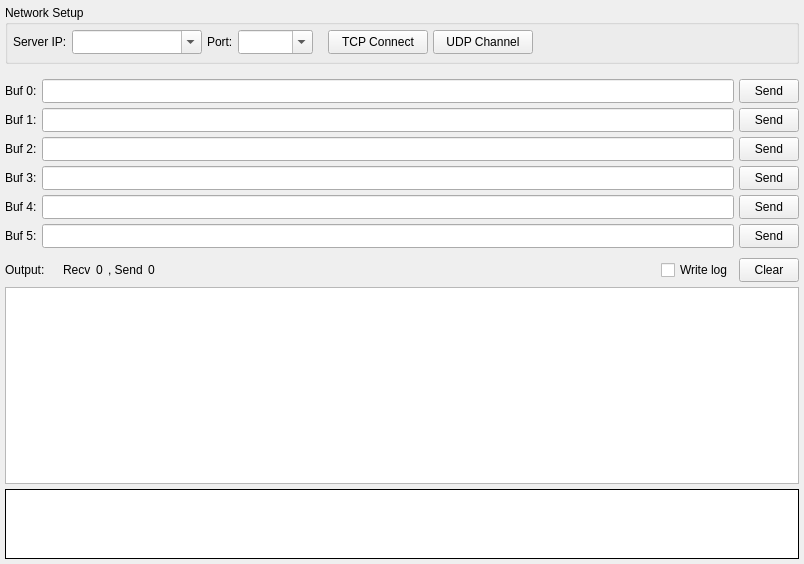
<?xml version="1.0" encoding="UTF-8"?>
<ui version="4.0">
 <class>ClientForm</class>
 <widget class="QWidget" name="ClientForm">
  <property name="geometry">
   <rect>
    <x>0</x>
    <y>0</y>
    <width>804</width>
    <height>564</height>
   </rect>
  </property>
  <property name="minimumSize">
   <size>
    <width>0</width>
    <height>0</height>
   </size>
  </property>
  <property name="windowTitle">
   <string>Client</string>
  </property>
  <property name="locale">
   <locale language="C" country="AnyCountry"/>
  </property>
  <layout class="QVBoxLayout" name="vlayout1">
   <property name="spacing">
    <number>5</number>
   </property>
   <property name="leftMargin">
    <number>5</number>
   </property>
   <property name="topMargin">
    <number>5</number>
   </property>
   <property name="rightMargin">
    <number>5</number>
   </property>
   <property name="bottomMargin">
    <number>5</number>
   </property>
   <item>
    <widget class="QGroupBox" name="box1">
     <property name="sizePolicy">
      <sizepolicy hsizetype="Expanding" vsizetype="Fixed">
       <horstretch>0</horstretch>
       <verstretch>0</verstretch>
      </sizepolicy>
     </property>
     <property name="minimumSize">
      <size>
       <width>0</width>
       <height>59</height>
      </size>
     </property>
     <property name="maximumSize">
      <size>
       <width>16777215</width>
       <height>59</height>
      </size>
     </property>
     <property name="title">
      <string>Network Setup</string>
     </property>
     <layout class="QHBoxLayout" name="layout3">
      <property name="spacing">
       <number>5</number>
      </property>
      <property name="leftMargin">
       <number>5</number>
      </property>
      <property name="topMargin">
       <number>0</number>
      </property>
      <property name="rightMargin">
       <number>5</number>
      </property>
      <property name="bottomMargin">
       <number>2</number>
      </property>
      <item>
       <widget class="QLabel" name="lab1">
        <property name="sizePolicy">
         <sizepolicy hsizetype="Preferred" vsizetype="Fixed">
          <horstretch>0</horstretch>
          <verstretch>0</verstretch>
         </sizepolicy>
        </property>
        <property name="minimumSize">
         <size>
          <width>0</width>
          <height>24</height>
         </size>
        </property>
        <property name="maximumSize">
         <size>
          <width>16777215</width>
          <height>24</height>
         </size>
        </property>
        <property name="contextMenuPolicy">
         <enum>Qt::NoContextMenu</enum>
        </property>
        <property name="text">
         <string>Server IP:</string>
        </property>
        <property name="textFormat">
         <enum>Qt::PlainText</enum>
        </property>
        <property name="scaledContents">
         <bool>false</bool>
        </property>
       </widget>
      </item>
      <item>
       <widget class="QComboBox" name="cmbAddr">
        <property name="sizePolicy">
         <sizepolicy hsizetype="Fixed" vsizetype="Fixed">
          <horstretch>0</horstretch>
          <verstretch>0</verstretch>
         </sizepolicy>
        </property>
        <property name="minimumSize">
         <size>
          <width>130</width>
          <height>24</height>
         </size>
        </property>
        <property name="maximumSize">
         <size>
          <width>130</width>
          <height>24</height>
         </size>
        </property>
        <property name="editable">
         <bool>true</bool>
        </property>
        <property name="insertPolicy">
         <enum>QComboBox::NoInsert</enum>
        </property>
       </widget>
      </item>
      <item>
       <widget class="QLabel" name="lab2">
        <property name="sizePolicy">
         <sizepolicy hsizetype="Preferred" vsizetype="Fixed">
          <horstretch>0</horstretch>
          <verstretch>0</verstretch>
         </sizepolicy>
        </property>
        <property name="minimumSize">
         <size>
          <width>0</width>
          <height>24</height>
         </size>
        </property>
        <property name="maximumSize">
         <size>
          <width>16777215</width>
          <height>24</height>
         </size>
        </property>
        <property name="text">
         <string>Port:</string>
        </property>
       </widget>
      </item>
      <item>
       <widget class="QComboBox" name="cmbPort">
        <property name="sizePolicy">
         <sizepolicy hsizetype="Fixed" vsizetype="Fixed">
          <horstretch>0</horstretch>
          <verstretch>0</verstretch>
         </sizepolicy>
        </property>
        <property name="minimumSize">
         <size>
          <width>75</width>
          <height>24</height>
         </size>
        </property>
        <property name="maximumSize">
         <size>
          <width>75</width>
          <height>24</height>
         </size>
        </property>
        <property name="editable">
         <bool>true</bool>
        </property>
        <property name="insertPolicy">
         <enum>QComboBox::InsertAtTop</enum>
        </property>
       </widget>
      </item>
      <item>
       <spacer name="spc1">
        <property name="orientation">
         <enum>Qt::Horizontal</enum>
        </property>
        <property name="sizeType">
         <enum>QSizePolicy::Fixed</enum>
        </property>
        <property name="sizeHint" stdset="0">
         <size>
          <width>10</width>
          <height>0</height>
         </size>
        </property>
       </spacer>
      </item>
      <item>
       <widget class="QToolButton" name="btnTcp">
        <property name="sizePolicy">
         <sizepolicy hsizetype="Fixed" vsizetype="Fixed">
          <horstretch>0</horstretch>
          <verstretch>0</verstretch>
         </sizepolicy>
        </property>
        <property name="minimumSize">
         <size>
          <width>100</width>
          <height>24</height>
         </size>
        </property>
        <property name="maximumSize">
         <size>
          <width>100</width>
          <height>24</height>
         </size>
        </property>
        <property name="statusTip">
         <string/>
        </property>
        <property name="text">
         <string>TCP Connect</string>
        </property>
        <property name="checkable">
         <bool>true</bool>
        </property>
       </widget>
      </item>
      <item>
       <widget class="QToolButton" name="btnUdp">
        <property name="sizePolicy">
         <sizepolicy hsizetype="Fixed" vsizetype="Fixed">
          <horstretch>0</horstretch>
          <verstretch>0</verstretch>
         </sizepolicy>
        </property>
        <property name="minimumSize">
         <size>
          <width>100</width>
          <height>24</height>
         </size>
        </property>
        <property name="maximumSize">
         <size>
          <width>100</width>
          <height>24</height>
         </size>
        </property>
        <property name="statusTip">
         <string/>
        </property>
        <property name="text">
         <string>UDP Channel</string>
        </property>
        <property name="checkable">
         <bool>true</bool>
        </property>
       </widget>
      </item>
      <item>
       <spacer name="spc2">
        <property name="orientation">
         <enum>Qt::Horizontal</enum>
        </property>
        <property name="sizeHint" stdset="0">
         <size>
          <width>0</width>
          <height>0</height>
         </size>
        </property>
       </spacer>
      </item>
     </layout>
    </widget>
   </item>
   <item>
    <layout class="QGridLayout" name="layout1">
     <property name="topMargin">
      <number>10</number>
     </property>
     <property name="spacing">
      <number>5</number>
     </property>
     <item row="5" column="0">
      <widget class="QLabel" name="lab6_3">
       <property name="text">
        <string>Buf 5:</string>
       </property>
      </widget>
     </item>
     <item row="0" column="2">
      <widget class="QToolButton" name="btnSend0">
       <property name="minimumSize">
        <size>
         <width>60</width>
         <height>24</height>
        </size>
       </property>
       <property name="maximumSize">
        <size>
         <width>60</width>
         <height>24</height>
        </size>
       </property>
       <property name="text">
        <string>Send</string>
       </property>
      </widget>
     </item>
     <item row="2" column="0">
      <widget class="QLabel" name="lab5">
       <property name="text">
        <string>Buf 2:</string>
       </property>
      </widget>
     </item>
     <item row="2" column="1">
      <widget class="QLineEdit" name="edtBuf2">
       <property name="minimumSize">
        <size>
         <width>0</width>
         <height>24</height>
        </size>
       </property>
       <property name="maximumSize">
        <size>
         <width>16777215</width>
         <height>24</height>
        </size>
       </property>
      </widget>
     </item>
     <item row="3" column="1">
      <widget class="QLineEdit" name="edtBuf3">
       <property name="minimumSize">
        <size>
         <width>0</width>
         <height>24</height>
        </size>
       </property>
       <property name="maximumSize">
        <size>
         <width>16777215</width>
         <height>24</height>
        </size>
       </property>
      </widget>
     </item>
     <item row="1" column="0">
      <widget class="QLabel" name="lab4">
       <property name="text">
        <string>Buf 1:</string>
       </property>
      </widget>
     </item>
     <item row="3" column="2">
      <widget class="QToolButton" name="btnSend3">
       <property name="minimumSize">
        <size>
         <width>60</width>
         <height>24</height>
        </size>
       </property>
       <property name="maximumSize">
        <size>
         <width>60</width>
         <height>24</height>
        </size>
       </property>
       <property name="text">
        <string>Send</string>
       </property>
      </widget>
     </item>
     <item row="4" column="0">
      <widget class="QLabel" name="lab6_2">
       <property name="text">
        <string>Buf 4:</string>
       </property>
      </widget>
     </item>
     <item row="0" column="1">
      <widget class="QLineEdit" name="edtBuf0">
       <property name="minimumSize">
        <size>
         <width>0</width>
         <height>24</height>
        </size>
       </property>
       <property name="maximumSize">
        <size>
         <width>16777215</width>
         <height>24</height>
        </size>
       </property>
      </widget>
     </item>
     <item row="1" column="1">
      <widget class="QLineEdit" name="edtBuf1">
       <property name="minimumSize">
        <size>
         <width>0</width>
         <height>24</height>
        </size>
       </property>
       <property name="maximumSize">
        <size>
         <width>16777215</width>
         <height>24</height>
        </size>
       </property>
      </widget>
     </item>
     <item row="1" column="2">
      <widget class="QToolButton" name="btnSend1">
       <property name="minimumSize">
        <size>
         <width>60</width>
         <height>24</height>
        </size>
       </property>
       <property name="maximumSize">
        <size>
         <width>60</width>
         <height>24</height>
        </size>
       </property>
       <property name="text">
        <string>Send</string>
       </property>
      </widget>
     </item>
     <item row="2" column="2">
      <widget class="QToolButton" name="btnSend2">
       <property name="minimumSize">
        <size>
         <width>60</width>
         <height>24</height>
        </size>
       </property>
       <property name="maximumSize">
        <size>
         <width>60</width>
         <height>24</height>
        </size>
       </property>
       <property name="text">
        <string>Send</string>
       </property>
      </widget>
     </item>
     <item row="0" column="0">
      <widget class="QLabel" name="lab3">
       <property name="text">
        <string>Buf 0:</string>
       </property>
      </widget>
     </item>
     <item row="3" column="0">
      <widget class="QLabel" name="lab6">
       <property name="text">
        <string>Buf 3:</string>
       </property>
      </widget>
     </item>
     <item row="4" column="1">
      <widget class="QLineEdit" name="edtBuf4">
       <property name="minimumSize">
        <size>
         <width>0</width>
         <height>24</height>
        </size>
       </property>
       <property name="maximumSize">
        <size>
         <width>16777215</width>
         <height>24</height>
        </size>
       </property>
      </widget>
     </item>
     <item row="5" column="1">
      <widget class="QLineEdit" name="edtBuf5">
       <property name="minimumSize">
        <size>
         <width>0</width>
         <height>24</height>
        </size>
       </property>
       <property name="maximumSize">
        <size>
         <width>16777215</width>
         <height>24</height>
        </size>
       </property>
      </widget>
     </item>
     <item row="4" column="2">
      <widget class="QToolButton" name="btnSend4">
       <property name="minimumSize">
        <size>
         <width>60</width>
         <height>24</height>
        </size>
       </property>
       <property name="maximumSize">
        <size>
         <width>60</width>
         <height>24</height>
        </size>
       </property>
       <property name="text">
        <string>Send</string>
       </property>
      </widget>
     </item>
     <item row="5" column="2">
      <widget class="QToolButton" name="btnSend5">
       <property name="minimumSize">
        <size>
         <width>60</width>
         <height>24</height>
        </size>
       </property>
       <property name="maximumSize">
        <size>
         <width>60</width>
         <height>24</height>
        </size>
       </property>
       <property name="text">
        <string>Send</string>
       </property>
      </widget>
     </item>
    </layout>
   </item>
   <item>
    <layout class="QHBoxLayout" name="layout2">
     <property name="spacing">
      <number>5</number>
     </property>
     <property name="leftMargin">
      <number>0</number>
     </property>
     <property name="topMargin">
      <number>5</number>
     </property>
     <property name="rightMargin">
      <number>0</number>
     </property>
     <property name="bottomMargin">
      <number>0</number>
     </property>
     <item>
      <widget class="QLabel" name="lab7">
       <property name="text">
        <string>Output:    </string>
       </property>
      </widget>
     </item>
     <item>
      <widget class="QLabel" name="lab8">
       <property name="text">
        <string>Recv</string>
       </property>
      </widget>
     </item>
     <item>
      <widget class="QLabel" name="labRecv">
       <property name="sizePolicy">
        <sizepolicy hsizetype="Preferred" vsizetype="Preferred">
         <horstretch>0</horstretch>
         <verstretch>0</verstretch>
        </sizepolicy>
       </property>
       <property name="toolTip">
        <string notr="true"/>
       </property>
       <property name="text">
        <string notr="true">0</string>
       </property>
      </widget>
     </item>
     <item>
      <widget class="QLabel" name="lab9">
       <property name="text">
        <string>, Send</string>
       </property>
      </widget>
     </item>
     <item>
      <widget class="QLabel" name="labSend">
       <property name="toolTip">
        <string notr="true"/>
       </property>
       <property name="text">
        <string notr="true">0</string>
       </property>
      </widget>
     </item>
     <item>
      <spacer name="spc3">
       <property name="orientation">
        <enum>Qt::Horizontal</enum>
       </property>
       <property name="sizeHint" stdset="0">
        <size>
         <width>0</width>
         <height>0</height>
        </size>
       </property>
      </spacer>
     </item>
     <item>
      <widget class="QCheckBox" name="chkLog">
       <property name="text">
        <string>Write log</string>
       </property>
      </widget>
     </item>
     <item>
      <widget class="QToolButton" name="btnClear">
       <property name="minimumSize">
        <size>
         <width>60</width>
         <height>24</height>
        </size>
       </property>
       <property name="maximumSize">
        <size>
         <width>60</width>
         <height>24</height>
        </size>
       </property>
       <property name="text">
        <string>Clear</string>
       </property>
      </widget>
     </item>
    </layout>
   </item>
   <item>
    <widget class="QTreeWidget" name="treeOutput">
     <property name="horizontalScrollBarPolicy">
      <enum>Qt::ScrollBarAlwaysOff</enum>
     </property>
     <property name="editTriggers">
      <set>QAbstractItemView::NoEditTriggers</set>
     </property>
     <property name="showDropIndicator" stdset="0">
      <bool>false</bool>
     </property>
     <property name="alternatingRowColors">
      <bool>false</bool>
     </property>
     <property name="selectionMode">
      <enum>QAbstractItemView::SingleSelection</enum>
     </property>
     <property name="selectionBehavior">
      <enum>QAbstractItemView::SelectRows</enum>
     </property>
     <property name="wordWrap">
      <bool>true</bool>
     </property>
     <attribute name="headerVisible">
      <bool>false</bool>
     </attribute>
     <attribute name="headerStretchLastSection">
      <bool>true</bool>
     </attribute>
     <column>
      <property name="text">
       <string notr="true">1</string>
      </property>
     </column>
    </widget>
   </item>
   <item>
    <widget class="QPlainTextEdit" name="txtOutput">
     <property name="sizePolicy">
      <sizepolicy hsizetype="Expanding" vsizetype="Fixed">
       <horstretch>0</horstretch>
       <verstretch>0</verstretch>
      </sizepolicy>
     </property>
     <property name="minimumSize">
      <size>
       <width>0</width>
       <height>70</height>
      </size>
     </property>
     <property name="maximumSize">
      <size>
       <width>16777215</width>
       <height>70</height>
      </size>
     </property>
     <property name="acceptDrops">
      <bool>false</bool>
     </property>
     <property name="frameShape">
      <enum>QFrame::Box</enum>
     </property>
     <property name="frameShadow">
      <enum>QFrame::Plain</enum>
     </property>
     <property name="horizontalScrollBarPolicy">
      <enum>Qt::ScrollBarAlwaysOff</enum>
     </property>
     <property name="tabChangesFocus">
      <bool>true</bool>
     </property>
     <property name="undoRedoEnabled">
      <bool>false</bool>
     </property>
     <property name="readOnly">
      <bool>true</bool>
     </property>
     <property name="textInteractionFlags">
      <set>Qt::TextSelectableByKeyboard|Qt::TextSelectableByMouse</set>
     </property>
    </widget>
   </item>
  </layout>
 </widget>
 <tabstops>
  <tabstop>cmbAddr</tabstop>
  <tabstop>cmbPort</tabstop>
  <tabstop>btnTcp</tabstop>
  <tabstop>btnUdp</tabstop>
  <tabstop>edtBuf0</tabstop>
  <tabstop>btnSend0</tabstop>
  <tabstop>edtBuf1</tabstop>
  <tabstop>btnSend1</tabstop>
  <tabstop>edtBuf2</tabstop>
  <tabstop>btnSend2</tabstop>
  <tabstop>edtBuf3</tabstop>
  <tabstop>btnSend3</tabstop>
  <tabstop>chkLog</tabstop>
  <tabstop>btnClear</tabstop>
  <tabstop>treeOutput</tabstop>
 </tabstops>
 <resources/>
 <connections/>
</ui>
